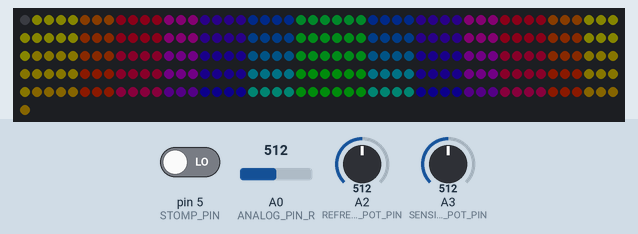
Bench run of a sketch on a simulated Arduino Uno, built with avr-gcc and run on an emulated ATmega328P. Parts: 251 RGB LEDs in strip order, left to right, continuing on the next row. The test bench sets the inputs (shaded band); at power-on: A0 (ANALOG_PIN_R) = 512, pin 5 (STOMP_PIN) LOW, A2 (REFRESH_POT_PIN) = 512, A3 (SENSITIVITY_POT_PIN) = 512. Dim RGB values are drawn brighter than linear; EEPROM starts erased.

Above: at 0.71 s.
1.3 s: A0 (ANALOG_PIN_R) set to 716
At 1.48 s:
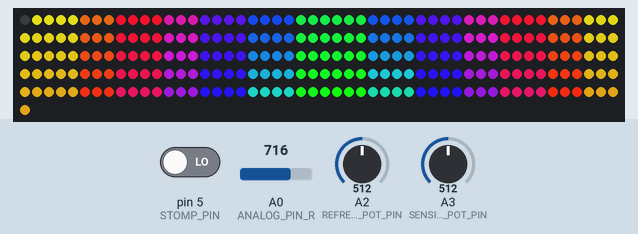
At 2.7 s:
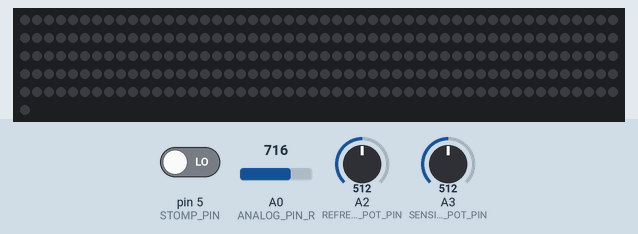
Timing chart, 0 to 4.3 s (numbered marks = the images above; inputs shaded):
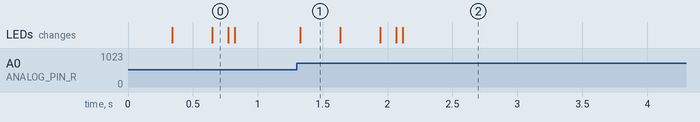

The sketch:

LEDBlocks.ino
```cpp
#include <FastLED.h>
#include "EEPROM.h"

#define NUM_LEDS 251 // Number of LED's in the strip
#define ROWS 10 //# of leds in each row (in vertical pos)
#define COLUMNS 25 //# of leds in each column

/* Output pin definitions */
#define DATA_PIN 6 // Data out
#define ANALOG_PIN_L 1 // Left audio channel
#define ANALOG_PIN_R 0 // Right audio channel
#define REFRESH_POT_PIN 2 // Left pot
#define SENSITIVITY_POT_PIN 3 // Right pot
#define STOMP_PIN 5 // The pin connected to the STOMP_PIN button
#define STROBE_PIN 12 // Strobe pin
#define RESET_PIN 13 // Reset Pin

CRGB leds[NUM_LEDS];

int fadeL[ROWS] = {};
int pixelL[COLUMNS] = {};
int colorOffset = 255/ROWS; //color change from row to row. More rows=less change
int refresh_counter = 0;
int spectrumValueL[7];
int spectrumValueR[7]; // to hold a2d values
int oldSpectrumValueL[7];
int oldSpectrumValueR[7]; // to hold a2d values
int changeL[7];
int changeR[7];
float pot_range = 0.0;
float pot_value = 0.0;
boolean monomode = 0;

void setup()
{
  /* Initialize FastLED */
  FastLED.addLeds<NEOPIXEL, DATA_PIN>(leds, NUM_LEDS);
  Serial.begin(9600); // print to serial monitor
  FastLED.show(); // Initialize all pixels to 'off'

  /* Check EEPROM for monomode */
  if (EEPROM.read(1) > 1){EEPROM.write(1,0);}
  if (digitalRead(STOMP_PIN) == HIGH){
    if (EEPROM.read(1) == 0){
      EEPROM.write(1,1);
    }else if (EEPROM.read(1) == 1) {
      EEPROM.write(1,0);
    }
  }
  monomode = EEPROM.read(1);

  /* Set pinmodes */
  pinMode(ANALOG_PIN_L, INPUT);
  pinMode(ANALOG_PIN_R, INPUT);
  pinMode(STOMP_PIN, INPUT);
  pinMode(ANALOG_PIN_R, INPUT);
  pinMode(STROBE_PIN, OUTPUT);
  pinMode(RESET_PIN, OUTPUT);
  digitalWrite(RESET_PIN, LOW);
  digitalWrite(STROBE_PIN, HIGH);

}

void loop()
{
    if (stomp_pressed()){
      delay(200);
      toggle_LEDS();
    }

   digitalWrite(RESET_PIN, HIGH);
   digitalWrite(RESET_PIN, LOW);
   int spectrum_totalL = 0;
   int spectrum_totalR = 0;

   for (int i = 0; i < 7; i++)
   {
     digitalWrite(STROBE_PIN, LOW);
     delayMicroseconds(30); // to allow the output to settle

     oldSpectrumValueL[i] = spectrumValueL[i];
     spectrumValueL[i] = analogRead(ANALOG_PIN_R); //left pin blown SWITCH
     changeL[i]=spectrumValueL[i]-oldSpectrumValueL[i];

     spectrum_totalL+= spectrumValueL[i];

     digitalWrite(STROBE_PIN, HIGH);

   }//for i

   pot_value = analogRead(REFRESH_POT_PIN);
   pot_range = analogRead(SENSITIVITY_POT_PIN);
   float _gain = (pot_range/-512.0)+2;
   byte thresh = pot_value/25;

    for (int l = 0; l<7; l++) {
     if((changeL[l]*_gain>thresh) && (fadeL[l]<201)){fadeL[l]=250;}
     if(fadeL[l]>0){fadeL[l]=fadeL[l]-5;}
    }

    for (int k = 0; k < ROWS; k++) { //columns
       byte odd=k%2;
       for(int j=0; j<COLUMNS; j++) {
         byte jrev;
         if(odd==1){jrev=(COLUMNS-1)-j;}
         else{jrev=j;}
         rows(j,k,jrev,odd);
       }//rows

     }//for

     FastLED.show();
}

void rows(int j, int k, byte jrev, byte odd) {
  int color;
  int grad;

  if(jrev<4){color=36;grad = fadeL[0];}
  else if(jrev<7){color=72;grad = fadeL[1];}
  else if(jrev<11){color=108;grad = fadeL[2];}
  else if(jrev<14){color=140;grad = fadeL[3];}
  else if(jrev<18){color=172;grad = fadeL[4];}
  else if(jrev<22){color=204;grad = fadeL[5];}
  else if(jrev<26){color=240;grad = fadeL[6];}

  if( grad < 0 ) { grad=0; }
  byte brightness = grad;
  leds[k*COLUMNS+j+1]=CHSV(99-color-k*2,187,brightness );
}

// Check if stomp button is being pressed
int stomp_pressed() {
  if (digitalRead(STOMP_PIN) == HIGH){
    return 1;
  } else {
    return 0;
  }
}

void toggle_LEDS() {
  for (int o=0; o<NUM_LEDS; o++)
    leds[o].setRGB(0,0,0);

  FastLED.show();
  do {
  delay(2);
  }while(digitalRead(STOMP_PIN) == LOW);
  delay(200);
}
```

Measured:
- after the input at 1.3 s, the LEDs: change at once (image 1)
